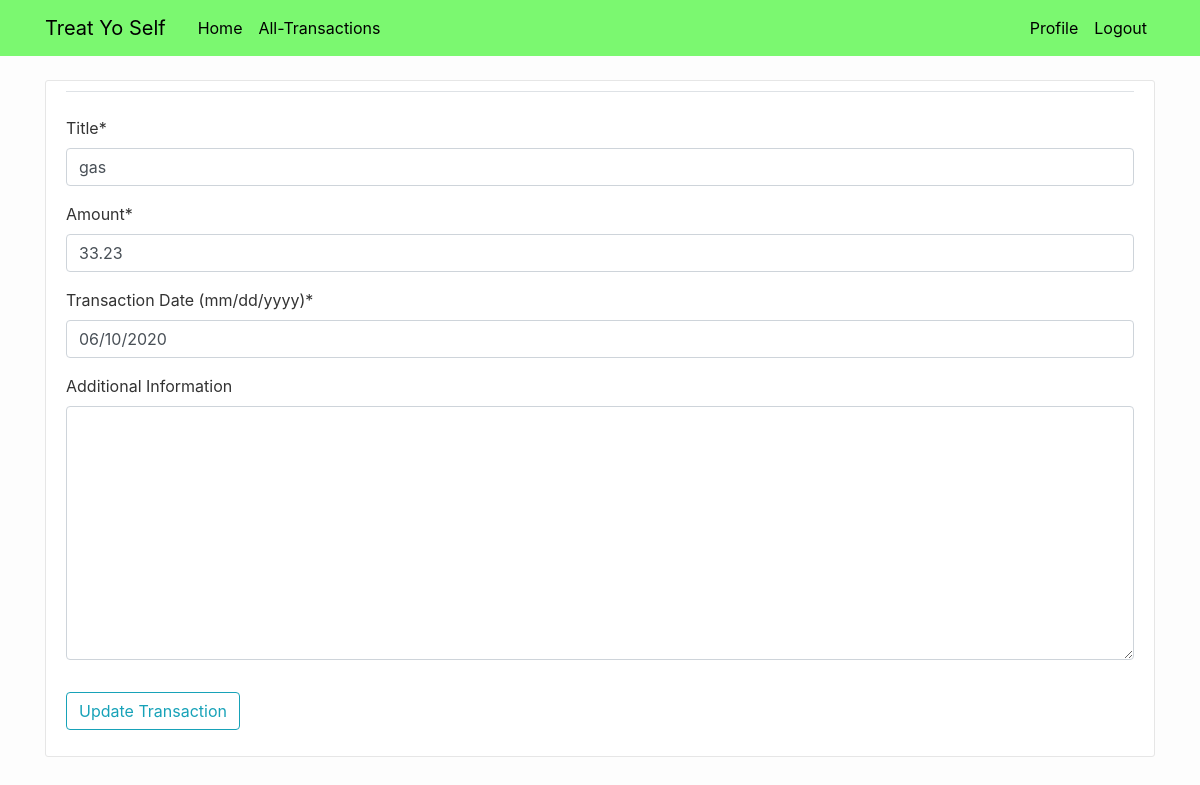
/transaction/13/update/ (signed in), run on the app's committed database.
### budgeting/models.py (models this page shows, shortened)
class Transaction(models.Model):
    t_type = models.CharField("Deposit/Withdrawal", max_length=15, null=True)
    amount = models.DecimalField(max_digits=10, decimal_places=2)
    source = models.CharField("Title", max_length=30)
    notes = models.TextField("Additional Information", blank=True, null=True)
    date_posted = models.DateField("Transaction Date (mm/dd/yyyy)",
                                   auto_now_add=False, auto_now=False, blank=False, null=True)
    author = models.ForeignKey(User, on_delete=models.CASCADE)
    in_history = models.BooleanField(default=False)
    year = models.IntegerField(null=True)
    month = models.IntegerField(null=True)
    class Meta:
        ordering = ['-date_posted']

### budgeting/views.py (the view, shortened to what this page needs)
# urls.py: path('transaction/<int:pk>/update/', TransUpdateView.as_view(),
class TransUpdateView(LoginRequiredMixin, UpdateView):
    model = Transaction
    form_class = UpdateForm
    template_name = 'budgeting/transaction_update.html'
    def get_form_kwargs(self):
        kwargs = super().get_form_kwargs()
        kwargs['user'] = self.request.user
        return kwargs

### budgeting/forms.py
class UpdateForm(TransactionForm):
    class Meta:
        model = Transaction
        fields = ['source', 'amount', 'date_posted', 'notes']
        widgets = {
            'date_posted': forms.DateInput(format='%m/%d/%Y', attrs={'placeholder': 'e.g. 02/15/2020'}),
            'source': forms.TextInput(attrs={'placeholder': 'e.g. Part-time job, Utilities, Gas'})
        }

### budgeting/templates/budgeting/transaction_update.html (shortened to what this page needs)
{% extends "budgeting/base.html" %}
{% load crispy_forms_tags %}
{% block content %}
<div class="content-section">
  <form method="POST">
    <fieldset class="form-group" class="asteriskField">
      <legend class="border-bottom mb-4">
      </legend>
      {{ form|crispy }}
    </fieldset>
    <div class="form-group">
      <button class="btn btn-outline-info" type="submit">
        Update Transaction
      </button>
    </div>
  </form>
</div>
{% endblock content %}

### budgeting/static/budgetcss/main.css (style rules this page uses)
body { background: #fdfdfd; color: #333333; margin-top: 5rem; }
.content-section { background: #ffffff; padding: 10px 20px; border: 1px solid #e6e6e6; border-radius: 3px; margin-bottom: 20px; }

### data on the page
Transaction: source "gas", amount "33.23", date_posted "06/10/2020"
